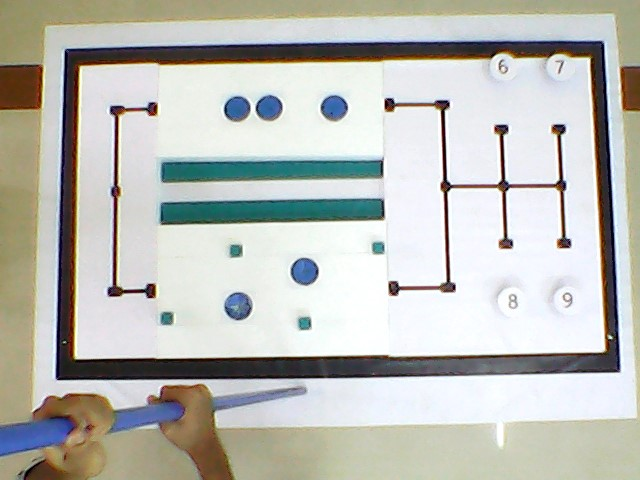
#> input picture imag1.jpg, 640 x 480 px
$ python final.py   (Python 2 division)
#> lines starting #> are read from the running program, lines starting #| are printed output that depends on the picture
import cv2
import numpy as nu
import serial as pys


sum = 17
c1 = 0
c2 = 0
c3 = 0
img1 = cv2.imread('imag1.jpg')
#> img1 is the input picture: shape (480, 640, 3); mean B, G, R 182.8, 188.7, 187.8
img2 = img1[87:128,158:438]
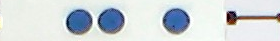
#> img2: shape (41, 280, 3); mean B, G, R 218.4, 215.5, 208.6
img3 = img1[285:367,158:438]
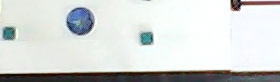
#> img3: shape (82, 280, 3); mean B, G, R 211.7, 213.2, 210.2
img4 = img1[185:225,440:480]
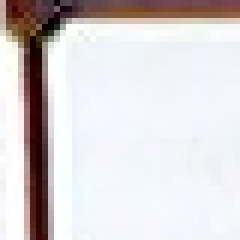
#> img4: shape (40, 40, 3) (shown 6 times larger); mean B, G, R 213.6, 211.3, 216.6


# [14 lines of commented-out code are left out]

"""

arr = [[1 for i in range(7)]for j in range(2)]
obs = [[1 for i in range(7)]for j in range(2)]
temp_array = [1 for i in range(7)]


#Track - 1 : Conversion to Ma`trix form

print 'Track-1'

for x in range(7):
	temp = img2[0:41,x*40:(x+1)*40]
	if(temp[20,20,1] < 100):
		temp_array[x] = 0
		c1 = c1+1


print temp_array
print 'The number of cavities in Track-1 is ' + str(c1)

#Track - 2 : Conversion to Matrix form

print 'Track-2'

for x in range(2):
	for y in range(7):
		temp = img3[x*40:(x+1)*40,y*40:(y+1)*40]
		if(temp[20,20,1] < 100):
			arr[x][y] = 0
			c2 = c2 + 1
		if(arr[x][y] == 1):
			for k in range(0,40,5):
				if(x==0):
					if(temp[3,k,2] < 100):
						obs[x][y] = 0
						c3 = c3 + 1
						break
				else:
					if(temp[36,k,2] < 100):
						obs[x][y] = 0
						c3 = c3 + 1
						break


for x in range(2):
	print arr[x]

print 'The number of cavities in Track-2 is ' + str(c2)

for x in range(2):
	print obs[x]

print 'The number of obstacles in Track-2 is ' + str(c3)

"""

#Digits : Conversion to Matrix form


ans = 0
comp = 0


b1 = img1[59:80,480:520]
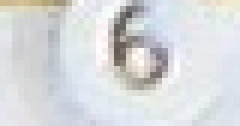
#> b1: shape (21, 40, 3) (shown 6 times larger); mean B, G, R 220.3, 218.2, 215.9
for x2 in range(0,10):
	imgpath = 'digit/'+str(x2)+'.jpg'
	img3 = cv2.imread(imgpath)
#> (the run stopped early here; a loop or call above may not have finished)

$ run again, with im.jpg copied over imag1.jpg
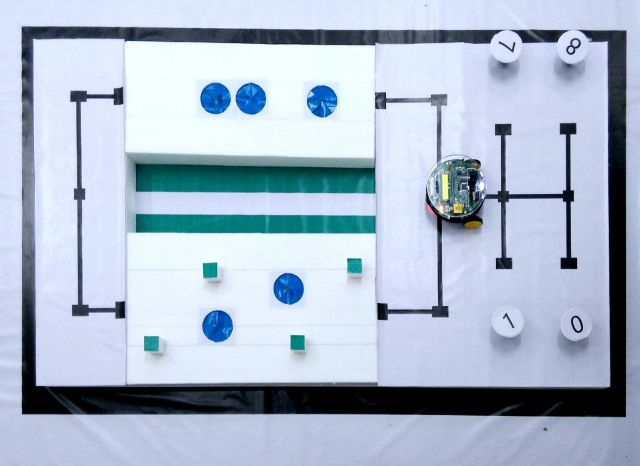
#> input picture im.jpg, 1280 x 931 px (shown at 1/2 size)
#> img1 is the input picture: shape (931, 1280, 3); mean B, G, R 204.1, 185, 170.5
#> `img3 = img1[285:367,158:438]`:
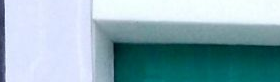
#> img3: shape (82, 280, 3); mean B, G, R 182.3, 172.4, 140
#> `b1 = img1[59:80,480:520]`:
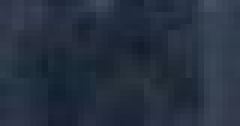
#> b1: shape (21, 40, 3) (shown 6 times larger); mean B, G, R 64.7, 49, 38.4

$ run again, with imag.jpg copied over imag1.jpg
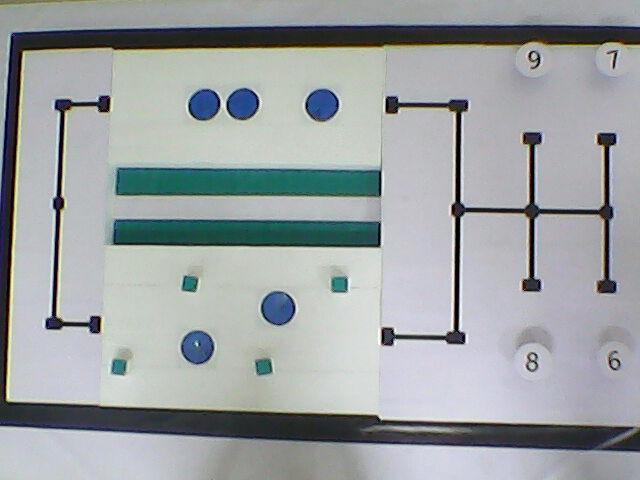
#> input picture imag.jpg, 640 x 480 px
#> img1 is the input picture: shape (480, 640, 3); mean B, G, R 162.8, 161.6, 156.2
#> `img3 = img1[285:367,158:438]`:
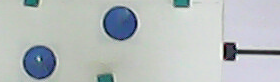
#> img3: shape (82, 280, 3); mean B, G, R 189.9, 189.3, 182.9
#> `b1 = img1[59:80,480:520]`:
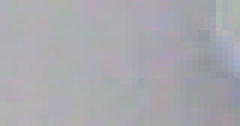
#> b1: shape (21, 40, 3) (shown 6 times larger); mean B, G, R 173.4, 168.5, 168.5
